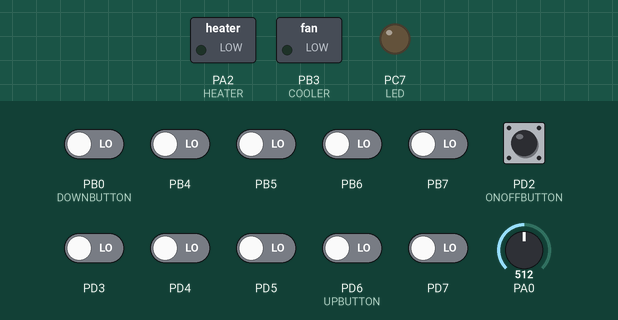
Simulated run of this program. Board: ATmega32, built with avr-gcc and emulated at 16 MHz. On the bench: switched loads named in the program (green lamp = pin HIGH), output pins drawn as LEDs (lit = HIGH). The test bench sets the inputs (shaded band); at power-on: PB0 (DOWNBUTTON), PB4–7, PD2 (ONOFFBUTTON), PD3–5, PD6 (UPBUTTON), PD7 LOW, PA0 = 512. A simulated second board sends each byte the program waits for after 2 ms; EEPROM starts erased; pins used as bus, display or sensor lines are not drawn; what the program prints to the serial monitor is not drawn.

Above: at 1.2 s.
1.3 s: PD2 (ONOFFBUTTON) pulsed HIGH 2 times (0.12 s each, 0.3 s apart)
Timing chart, 0 to 4.3 s (numbered marks = the images above; inputs shaded):
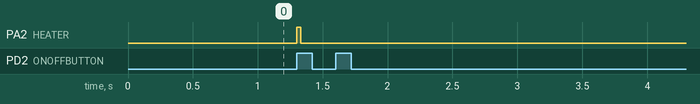

Measured:
- after the input at 1.3 s, PA2 (HEATER): LOW → HIGH at once, → LOW 0.03 s later

The program:

main.c
```c
/*
 * HeaterCooler.c
 *
 * Created: 6/29/2024 6:00:28 PM
 * Author : mrfed
 */
#include <stdio.h>
#include <stdlib.h>
#include <unistd.h>

#define F_CPU 16000000UL
#include <util/delay.h>

#include "DIO_INT.h"
#include "STD_TYPES.h"
#include "SYS_CONFG_INT.h"


void ONOFF_Change ()
{
	if (state == OFF)
	{
		Td = INTERN_EEPROM_READ(50);
		state = ON;
	}
	else if ((state == ON) ||(state == SETTING))
	{
		state = OFF;
	}
}

void Sensor_reads()
{
	Temp_counter++;
	if (Temp_counter == 25)		//(0.1 s/ 250*Ttick)		OCR=249		Ttick= N/FCPU = 1/16M
	{
		Temp_flag = 1;
		Temp_counter = 0;
	}
}

void Blink ()
{
	if ((state == SETTING) || (state == ON))
	{
		Counter++;
		if (Counter % 250 == 0)		//(1 s/ 250*Ttick)		OCR=249		Ttick= N/FCPU = 256/16M
		{
			Blink_Counter = Blink_Counter ^ 1;
		}
		if (Counter > 1250)			//to complete 5 seconds
		{
			Counter = 0;
			state = ON;
		}
	}
}

int main(void)
{
	GI_enable();

	sys_init();

	//Timer0 initialization
	TIMER0_initCtc();				//using CTC mode to get accurate time.
	TIMER0_setCallbackCtc(Blink);
	TIMER0_setOcr(249);
	TIMER0_start(TIMER0_DIV256);

	//Timer2 initialization
	TIMER2_initCtc();
	TIMER2_setCallbackCtc(Sensor_reads);
	TIMER2_setOcr(249);
	TIMER2_start(TIMER2_DIV256);

	//External interrupt initialization
	EXT_int0Init(EXT_RISING);
	EXT_setCallbackInt0(ONOFF_Change);

    while (1)
    {
		if (state == ON)
		{
			ON_Mode();
		}
		else if (state == OFF)
		{
			OFF_Mode();
		}
		else if (state == SETTING)
		{
			Setting_Mode();
		}
    }
}
```

ADC_INT.h
```c
/*
 * ADC_INT.h
 *
 * Created: 6/29/2024 6:12:45 PM
 *  Author: mrfed
 */


#ifndef ADC_INT_H_
#define ADC_INT_H_

/******************************************
  INCLUDES
*******************************************/
#include "STD_TYPES.h"

/******************************************
  Global Data TYPES AND STRUCTURES
*******************************************/


/******************************************
  GLOBAL CONSTANT MACROS
*******************************************/
/*ADC Registers*/
#define ADMUX 				*((volatile u8*)0x27)
#define REFS1	7	//reference
#define REFS0	6	//reference

#define MUX4	4	//channel select
#define MUX3	3
#define MUX2	2
#define MUX1	1
#define MUX0	0

#define ADCSRA 				*((volatile u8*)0x26)
#define ADEN	7	//enable
#define ADSC	6 	//start conversion
#define ADPS2   2	//Prescaler
#define ADPS1   1	//Prescaler
#define ADPS0   0	//Prescaler


#define ADCH 				*((volatile u8*)0x25)//low bits only
#define ADCL 				*((volatile u8*)0x24)//high bits only
#define ADCLH				*((volatile u16*)0x24)//all bits..(u16)

///////////////////////////////////////////////////////////////

#define ADC_CH0		0
#define ADC_CH1		1
#define ADC_CH2		2
#define ADC_CH3		3
#define ADC_CH4		4
#define ADC_CH5		5
#define ADC_CH6		6
#define ADC_CH7		7


/******************************************
  GLOBAL FUNCTIONS MACROS
*******************************************/


/******************************************
  GLOBAL FUNCTIONS Prototypes
*******************************************/

void ADC_init();

u16 ADC_read(u8 chNum);//return digital

f32 ADC_convertAnalog(u16 digitalValue);//return analog

#endif /* ADC_INT_H_ */
```

ADC_PROG.c
```c
/*
 * ADC_PROG.c
 *
 * Created: 6/29/2024 6:13:01 PM
 *  Author: mrfed
 */

#include "BIT_MATH.h"
#include "ADC_INT.h"

void ADC_init()
{
	//select Vref -> AVCC
	SET_BIT(ADMUX,REFS0);
	CLEAR_BIT(ADMUX,REFS1);
	//prescaler select 128
	SET_BIT(ADCSRA,ADPS0);
	SET_BIT(ADCSRA,ADPS1);
	SET_BIT(ADCSRA,ADPS2);
	//enable ADC
	SET_BIT(ADCSRA,ADEN);
}

u16 ADC_read(u8 chNum)
{
	//select ch.
	if(chNum == ADC_CH0)
	{
		CLEAR_BIT(ADMUX,MUX0);
		CLEAR_BIT(ADMUX,MUX1);
		CLEAR_BIT(ADMUX,MUX2);
		CLEAR_BIT(ADMUX,MUX3);
		CLEAR_BIT(ADMUX,MUX4);
	}
	else if(chNum == ADC_CH1)
	{
		SET_BIT(ADMUX,MUX0);
		CLEAR_BIT(ADMUX,MUX1);
		CLEAR_BIT(ADMUX,MUX2);
		CLEAR_BIT(ADMUX,MUX3);
		CLEAR_BIT(ADMUX,MUX4);
	}

	//start
	SET_BIT(ADCSRA,ADSC);
	//wait conv.
	while(GET_BIT(ADCSRA ,ADSC) == 1);

	//read
	return ADCLH;
}

f32 ADC_convertAnalog(u16 digitalValue)
{
	//analog = digital * step (5.0/1024)
	return (digitalValue*(5.0/1024));
}
```

BUTTON_INT.h
```c
/*
 * BUTTON_INT.h
 *
 * Created: 7/12/2024 4:49:14 PM
 *  Author: mrfed
 */


#ifndef BUTTON_INT_H_
#define BUTTON_INT_H_

#include "DIO_INT.h"
#include "STD_TYPES.h"

#define		PRESSED		1
#define		UNPRESSED	0
#define		ONOFFBUTTON	DIO_PIND2
#define		UPBUTTON	DIO_PIND6
#define		DOWNBUTTON	DIO_PINB0

void Button_init();
u8 UP_Button ();
u8 DOWN_Button ();

#endif /* BUTTON_INT_H_ */
```

BUTTON_PROG.c
```c
/*
 * BUTTON_PROG.c
 *
 * Created: 7/12/2024 4:49:35 PM
 *  Author: mrfed
 */

#define F_CPU 16000000UL
#include <util/delay.h>

#include "BUTTON_INT.h"


void Button_init()
{
	DIO_setPinDir(ONOFFBUTTON,DIO_INPUT);		//ONOFF Button
	DIO_setPinDir(UPBUTTON,DIO_INPUT);			//UP Button
	DIO_setPinDir(DOWNBUTTON,DIO_INPUT);		//DOWN Button
}

u8 UP_Button ()
{
	if ((DIO_readPinValue(UPBUTTON)) == On)
	{
		while ((DIO_readPinValue(UPBUTTON)) == On);
		return PRESSED;
	}
	else
	{
		return UNPRESSED;
	}
}

u8 DOWN_Button ()
{
	if ((DIO_readPinValue(DOWNBUTTON)) == On)
	{
		while (DIO_readPinValue(DOWNBUTTON) == On);
		return PRESSED;
	}
	else
	{
		return UNPRESSED;
	}
}
```

EXT_INT.h
```c
/*
 * EXT_INT.h
 *
 * Created: 6/29/2024 6:18:36 PM
 *  Author: mrfed
 */


#ifndef EXT_INT_H_
#define EXT_INT_H_

#include "STD_TYPES.h"


#define MCUCR  (*(volatile u8*)0x55)
#define ISC00	0
#define ISC01	1

#define MCUCSR  (*(volatile u8*)0x54)


#define GICR  (*(volatile u8*)0x5B)
#define  INT0 6

#define EXT_FALLING		0
#define EXT_RISING		1
#define EXT_ANY_LOGICAL	2


void EXT_int0Init(u8 trigger);
void EXT_setCallbackInt0(void (*func)());

void EXT_int1Init(u8 trigger);
void EXT_setCallbackInt1(void (*func)());

void EXT_int2Init(u8 trigger);
void EXT_setCallbackInt2(void (*func)());

#endif /* EXT_INT_H_ */
```

EXT_PROG.c
```c
/*
 * EXT_PROG.c
 *
 * Created: 6/29/2024 6:18:54 PM
 *  Author: mrfed
 */

#include "BIT_MATH.h"
#include "EXT_INT.h"
#include "DIO_INT.h"

void EXT_int0Init(u8 trigger)
{
	if(trigger == EXT_RISING)
	{
		SET_BIT(MCUCR, ISC00);
		SET_BIT(MCUCR, ISC01);
	}
	else if(trigger == EXT_FALLING)
	{
		CLEAR_BIT(MCUCR, ISC00);
		SET_BIT(MCUCR, ISC01);
	}
	else if(trigger == EXT_ANY_LOGICAL)
	{
		SET_BIT(MCUCR, ISC00);
		CLEAR_BIT(MCUCR, ISC01);
	}

	//enable
	SET_BIT(GICR,INT0);

}

void (*EXT_int0Func)();
//EXT_int0Func = toggleLed;


void EXT_setCallbackInt0(void (*func)())
{
	EXT_int0Func = func;
}

//num(in vector table)-1
void __vector_1() __attribute__((signal));
void __vector_1()
{
	EXT_int0Func();
	//DIO_togglePinValue(DIO_PINC2);
}


//same as above
void EXT_int1Init(u8 trigger)
{
	if(trigger == EXT_RISING)
	{
		SET_BIT(MCUCR, ISC00);
		SET_BIT(MCUCR, ISC01);
	}
	else if(trigger == EXT_FALLING)
	{
		CLEAR_BIT(MCUCR, ISC00);
		SET_BIT(MCUCR, ISC01);
	}
	else if(trigger == EXT_ANY_LOGICAL)
	{
		SET_BIT(MCUCR, ISC00);
		CLEAR_BIT(MCUCR, ISC01);
	}

	//enable
	SET_BIT(GICR,INT0);
}

void (*EXT_int1Func)();


void EXT_setCallbackInt1(void (*func)())
{
	EXT_int1Func = func;
}

//num(in vector table)-1
void __vector_2() __attribute__((signal));
void __vector_2()
{
	EXT_int1Func();
	//DIO_togglePinValue(DIO_PINC2);
}

//same as above
void EXT_int2Init(u8 trigger)
{
	if(trigger == EXT_RISING)
	{
		SET_BIT(MCUCR, ISC00);
		SET_BIT(MCUCR, ISC01);
	}
	else if(trigger == EXT_FALLING)
	{
		CLEAR_BIT(MCUCR, ISC00);
		SET_BIT(MCUCR, ISC01);
	}
	else if(trigger == EXT_ANY_LOGICAL)
	{
		SET_BIT(MCUCR, ISC00);
		CLEAR_BIT(MCUCR, ISC01);
	}

	//enable
	SET_BIT(GICR,INT0);
}

void (*EXT_int2Func)();


void EXT_setCallbackInt2(void (*func)())
{
	EXT_int2Func = func;
}

//num(in vector table)-1
void __vector_3() __attribute__((signal));
void __vector_3()
{
	EXT_int2Func();
	//DIO_togglePinValue(DIO_PINC2);
}
```

GI_INT.h
```c
/*
 * GI_INT.h
 *
 * Created: 6/29/2024 6:22:07 PM
 *  Author: mrfed
 */


#ifndef GI_INT_H_
#define GI_INT_H_

#include "STD_TYPES.h"

#define SREG  (*(volatile u8*)0x5F)
#define I	7


void GI_enable();
void GI_disable();

#endif /* GI_INT_H_ */
```

GI_PROG.c
```c
/*
 * GI_PROG.c
 *
 * Created: 6/29/2024 6:22:19 PM
 *  Author: mrfed
 */

#include "BIT_MATH.h"
#include "GI_INT.h"

void GI_enable()
{
	SET_BIT(SREG, I);
}

void GI_disable()
{
	CLEAR_BIT(SREG, I);
}
```

HeaterCooler_INT.h
```c
/*
 * HeaterCooler_INT.h
 *
 * Created: 7/12/2024 5:05:31 PM
 *  Author: mrfed
 */


#ifndef HEATERCOOLER_INT_H_
#define HEATERCOOLER_INT_H_

#include "DIO_INT.h"

#define		HEATER		DIO_PINA2
#define		COOLER		DIO_PINB3

void Heater_init();
void Cooler_init();
void Heater_ON ();
void Cooler_ON ();
void Heater_OFF ();
void Cooler_OFF ();

#endif /* HEATERCOOLER_INT_H_ */
```

HeaterCooler_PROG.c
```c
/*
 * HeaterCooler_PROG.c
 *
 * Created: 7/12/2024 5:05:02 PM
 *  Author: mrfed
 */

#include "HeaterCooler_INT.h"

void Heater_init()
{
	DIO_setPinDir(HEATER,DIO_OUTPUT);			//Heater Button
}

void Cooler_init()
{
	DIO_setPinDir(COOLER,DIO_OUTPUT);			//Cooler Button
}

void Heater_ON ()
{
	DIO_setPinValue(HEATER,On);				//Heater ON
}

void Cooler_ON ()
{
	DIO_setPinValue(COOLER,On);				//Cooler ON
}
void Heater_OFF ()
{
	DIO_setPinValue(HEATER,Off);				//Heater ON
}

void Cooler_OFF ()
{
	DIO_setPinValue(COOLER,Off);				//Cooler ON
}
```

I2C_INT.h
```c
/*
 * I2C_INT.h
 *
 * Created: 6/29/2024 6:57:53 PM
 *  Author: mrfed
 */


#ifndef I2C_INT_H_
#define I2C_INT_H_

#include "BIT_MATH.h"
#include "STD_TYPES.h"

#define I2C_SLAVE_ADDRESS	0x50


/*I2c Registers*/
#define TWBR            *((volatile u8*)(0x20))

#define TWCR            *((volatile u8*)(0x56))
#define TWINT     7
#define TWEA      6
#define TWSTA     5
#define TWSTO     4
#define TWWC      3
#define TWEN      2
#define TWIE      0

#define TWSR            *((volatile u8*)(0x21))
#define TWPS0  0
#define TWPS1  1
#define TWS3   3
#define TWS4   4
#define TWS5   5
#define TWS6   6
#define TWS7   7

#define TWDR            *((volatile u8*)(0x23))
#define TWD0   0

#define TWAR             *((volatile u8*)(0x22))
#define TWGCE

enum I2C_mode
{
	SLAVE = 0,
	MASTER = 1
};

void I2C_init(enum I2C_mode mode);

void I2C_sendByte(u8 byte, u8 address);

void I2C_receiveByte(u8* byte, u8 address);

#endif /* I2C_INT_H_ */
```

I2C_PROG.c
```c
/*
 * I2C_PROG.c
 *
 * Created: 6/29/2024 6:58:05 PM
 *  Author: mrfed
 */

#include "I2C_INT.h"

void I2C_init(enum I2C_mode mode)
{
	if (mode == MASTER)
	{

	}
	else if (mode == SLAVE)
	{
		TWAR = I2C_SLAVE_ADDRESS<<1;
	}

	//enable
	SET_BIT(TWCR,TWEN);
	TWBR = 72;
}

void I2C_sendByte(u8 byte, u8 address)
{
	//start
	TWCR = (1<<TWINT) | (1<<TWSTA) | (1<<TWEN);
	while(GET_BIT(TWCR,TWINT) == 0);

	//send address
	u8 x = address<<1;
	CLEAR_BIT(x,0); //write
	TWDR = x; //address_W
	TWCR = (1<<TWINT) | (1<<TWEN);
	while(GET_BIT(TWCR,TWINT) == 0);

	//send data
	TWDR = byte;
	TWCR = (1<<TWINT) | (1<<TWEN);
	while(GET_BIT(TWCR,TWINT) == 0);

	//stop
	TWCR = (1<<TWINT) | (1<<TWEN) | (1<<TWSTO);
}

void I2C_receiveByte(u8* byte, u8 address)
{
	//start
	TWCR = (1<<TWINT) | (1<<TWSTA) | (1<<TWEN);
	while(GET_BIT(TWCR,TWINT) == 0);

	//send address
	u8 x = address<<1;
	SET_BIT(x,0); //read
	TWDR = x; //address_R
	TWCR = (1<<TWINT) | (1<<TWEN);
	while(GET_BIT(TWCR,TWINT) == 0);

	//read data
	//below three lines could be used for slave
	TWCR = (1<<TWINT) | (1<<TWEN);  // | (1<<TWEA) to receive by ACK
	while(GET_BIT(TWCR,TWINT) == 0);
	*byte = TWDR;

	//stop
	TWCR = (1<<TWINT) | (1<<TWEN) | (1<<TWSTO);
}

void I2C_slaveReceiveByte(u8* byte)
{
	//read data
	TWCR = (1<<TWINT) | (1<<TWEN);  // | (1<<TWEA) to receive by ACK
	while(GET_BIT(TWCR,TWINT) == 0);
	*byte = TWDR;
}
```

INTERN_EEPROM_INT.h
```c
/*
 * INTERN_EEPROM_INT.h
 *
 * Created: 8/4/2024 11:30:44 PM
 *  Author: mrfed
 */


#ifndef INTERN_EEPROM_INT_H_
#define INTERN_EEPROM_INT_H_

#include "STD_TYPES.h"

#define		EEARL		*((volatile u8*)0x3E)
#define		EEAR0		0
#define		EEAR1		1
#define		EEAR2		2
#define		EEAR3		3
#define		EEAR4		4
#define		EEAR5		5
#define		EEAR6		6
#define		EEAR7		7

#define		EEARH		*((volatile u8*)0x3F)
#define		EEAR8		8
#define		EEAR9		9

#define		EEDR		*((volatile u8*)0x3D)

#define		EECR		*((volatile u8*)0x3C)
#define		EERE		0
#define		EEWE		1
#define		EEMWE		2
#define		EERIE		3

void INTERN_EEPROM_WRITE (u32 location, u8 byte);
u8 INTERN_EEPROM_READ (u32 location);


#endif /* INTERN_EEPROM_INT_H_ */
```

INTERN_EEPROM_PROG.c
```c
/*
 * INTERN_EEPROM_PROG.c
 *
 * Created: 8/4/2024 11:30:14 PM
 *  Author: mrfed
 */
#include "INTERN_EEPROM_INT.h"
#include "GI_INT.h"

void INTERN_EEPROM_WRITE (u32 location, u8 byte)
{
	//wait for previous write
	while (EECR & (1<<EEWE));

	//set up address and data registers
	EEARL = location;
	EEARH = (location>>8);

	EEDR = byte;

	//disable interrupts
	GI_disable();

	//write logical one to EEMWE
	EECR |= (1<<EEMWE);

	//start EEPROM write
	EECR |= (1<<EEWE);

	//enable interrupts
	GI_enable();
}


u8 INTERN_EEPROM_READ (u32 location)
{
	//wait for previous write
	while(EECR & (1<<EEWE));

	//set up address register
	EEARL = location;
	EEARH = (location>>8);

	//start EEPROM read
	EECR |= (1<<EERE);

	//return EEDR
	return EEDR;
}
```

LED_INT.h
```c
/*
 * LED_INT.h
 *
 * Created: 7/12/2024 5:12:52 PM
 *  Author: mrfed
 */


#ifndef LED_INT_H_
#define LED_INT_H_

#include "DIO_INT.h"

#define		LED			DIO_PINC7

void LED_init ();
void LED_ON ();
void LED_OFF ();

#endif /* LED_INT_H_ */
```

LED_PROG.c
```c
/*
 * LED_PROG.c
 *
 * Created: 7/12/2024 5:13:04 PM
 *  Author: mrfed
 */

#include "LED_INT.h"

void LED_init ()
{
	DIO_setPinDir(LED,DIO_OUTPUT);				//LED
}

void LED_ON ()
{
	DIO_setPinValue(LED ,On);			//LED ON
}

void LED_OFF ()
{
	DIO_setPinValue(LED ,Off);			//LED OFF
}
```

SS_INT.h
```c
/*
 * SS_INT.h
 *
 * Created: 6/29/2024 6:02:52 PM
 *  Author: mrfed
 */


#ifndef SS_INT_H_
#define SS_INT_H_

#include "STD_TYPES.h"
#include "DIO_INT.h"

#define SS_ENABLE1 DIO_PINB1
#define SS_ENABLE2 DIO_PINB2

#define SS_S0 DIO_PINA4
#define SS_S1 DIO_PINA5
#define SS_S2 DIO_PINA6
#define SS_S3 DIO_PINA7

void SS_init();
void SS_writenum(u8 num);
void SS_off();

#endif /* SS_INT_H_ */
```

SS_PROG.c
```c
/*
 * SS_PROG.c
 *
 * Created: 6/29/2024 6:03:04 PM
 *  Author: mrfed
 */

#include "BIT_MATH.h"
#include "DIO_INT.h"
#include "SS_INT.h"

# define F_CPU 16000000UL
#include <util/delay.h>

void SS_init()
{
	DIO_setPinDir(SS_S0, DIO_OUTPUT);
	DIO_setPinDir(SS_S1, DIO_OUTPUT);
	DIO_setPinDir(SS_S2, DIO_OUTPUT);
	DIO_setPinDir(SS_S3, DIO_OUTPUT);

	DIO_setPinDir(SS_ENABLE1, DIO_OUTPUT);
	DIO_setPinDir(SS_ENABLE2, DIO_OUTPUT);
}

void SS_writenum(u8 num)
{
	//disable 2
	DIO_setPinValue(SS_ENABLE2,DIO_LOW);

	//write num1
	u8 num1= num%10;
	DIO_setPinValue(SS_S0,GET_BIT(num1,0));
	DIO_setPinValue(SS_S1,GET_BIT(num1,1));
	DIO_setPinValue(SS_S2,GET_BIT(num1,2));
	DIO_setPinValue(SS_S3,GET_BIT(num1,3));

	//enable 1
	DIO_setPinValue(SS_ENABLE1,DIO_HIGH);
	_delay_ms(1);

	//disable 1
	DIO_setPinValue(SS_ENABLE1,DIO_LOW);

	//write num2
	u8 num2= num/10;
	DIO_setPinValue(SS_S0,GET_BIT(num2,0));
	DIO_setPinValue(SS_S1,GET_BIT(num2,1));
	DIO_setPinValue(SS_S2,GET_BIT(num2,2));
	DIO_setPinValue(SS_S3,GET_BIT(num2,3));

	//enable 2
	DIO_setPinValue(SS_ENABLE2,DIO_HIGH);
	_delay_ms(1);
}

void SS_off()
{
	DIO_setPinValue(SS_ENABLE1, Off);
	DIO_setPinValue(SS_ENABLE2, Off);
}
```

SYS_CONFG_INT.h
```c
/*
 * SYS_CONFG_INT.h
 *
 * Created: 7/12/2024 5:29:16 PM
 *  Author: mrfed
 */


#ifndef SYS_CONFG_INT_H_
#define SYS_CONFG_INT_H_

#include "BIT_MATH.h"
#include "STD_TYPES.h"
#include "ADC_INT.h"
#include "DIO_INT.h"
#include "EXT_INT.h"
#include "GI_INT.h"
#include "UART_INT.h"
#include "TIMER0_INT.h"
#include "TIMER2_INT.h"
#include "INTERN_EEPROM_INT.h"
#include "SS_INT.h"
#include "UART_INT.h"
#include "BUTTON_INT.h"
#include "HeaterCooler_INT.h"
#include "LED_INT.h"

#define		OFF				0
#define		ON				1
#define		SETTING			2

#define		RANGE			5
#define		MAX				75
#define		MIN				35
#define		INIT_Td			60
#define		NUM_OF_MEASURES 10


u16 readings[NUM_OF_MEASURES];
u8 Td;
u16 Tc;

u8 state;
u8 Blink_Counter;
u8 Temp_counter;
u8 Temp_flag;
u8 Display_count;

u32 Counter;
f32 Tavg;
f32 GetAvg (u16* readings);

void sys_init ();
void OFF_Mode ();
void ON_Mode ();
void Setting_Mode ();

#endif /* SYS_CONFG_INT_H_ */
```

SYS_CONFG_PROG.c
```c
/*
 * SYS_CONFG_PROG.c
 *
 * Created: 7/12/2024 5:29:42 PM
 *  Author: mrfed
 */

#include "SYS_CONFG_INT.h"
#define F_CPU 16000000UL
#include <util/delay.h>


void sys_init ()
{
	//Initializations:
	ADC_init();
	SS_init();
	Button_init();
	LED_init();
	Cooler_init();
	Heater_init();
	UART_init();

	//Initially state is off
	state = OFF;

	//check if EEPROM storage empty or not
	if (INTERN_EEPROM_READ(50) != 255)		//EEPROM storage is not empty
	{
		Td = INTERN_EEPROM_READ(50);
	}
	else
	{
		Td = INIT_Td;					//EEPROM storage is empty
	}


	for (u8 i=0; i<NUM_OF_MEASURES; i++)
	{
		Tc = ADC_read(ADC_CH0);
		readings[i] = Tc;
	}

	Temp_flag = 0;
	Display_count = 0;
	Temp_counter = 0;

	INTERN_EEPROM_WRITE(50, Td);
}

void OFF_Mode ()
{
	SS_off();
	LED_OFF();
	Heater_OFF();
	Cooler_OFF();
}

void ON_Mode ()
{
	if (Temp_flag == 1)
	{
		Tc = ADC_read(ADC_CH0);

		readings[Display_count] = Tc;
		Display_count++;
		if (Display_count == NUM_OF_MEASURES)
		{
			Display_count = 0;
			Tavg = GetAvg(readings);
		}

		Temp_flag = 0;
	}

	if ( (Td < (Tavg+RANGE)) && (Td > (Tavg-RANGE)) )			//Desired Temp reached
	{
		Heater_OFF();										//Heater and Cooler are off
		Cooler_OFF();
		LED_OFF();
	}
	else if (Td < (Tavg+RANGE))								//Desired Temp is less than Average Temp + 5
	{
		Heater_OFF();
		Cooler_ON();										//Cooler is on
		LED_ON();
	}
	else if (Td > (Tavg-RANGE))								//Desired Temp is greater than Average Tamp + 5
	{
		Cooler_OFF();
		Heater_ON();										//Heater is on
		if (Blink_Counter == 1)								//Make Led blink while heater is on
		{
			LED_ON();
		}
		else
		{
			LED_OFF();
		}
	}

	SS_writenum((u16)Tavg);
	UART_sendNum(Tavg);

	if ((UP_Button() == PRESSED) || (DOWN_Button() == PRESSED) || (UART_receiveData() == 'a') || (UART_receiveData() == 'b'))
	{
		SS_off();
		Counter = 0;
		state = SETTING;
	}
}

f32 GetAvg (u16* readings)
{
	f32 sum = 0.0;
	for (u8 i=0; i<NUM_OF_MEASURES; i++)
	{
		sum = sum + (ADC_convertAnalog(readings[i])*100);
	}
	return ((u16)sum / NUM_OF_MEASURES);
}

void Setting_Mode ()
{
	Heater_OFF();
	Cooler_OFF();
	LED_OFF();

	if (Blink_Counter == 1)
	{
		SS_writenum(Td);
	}
	else
	{
		SS_off();
	}

	if ( ( (UP_Button() == PRESSED) || (UART_receiveData() == 'a') ) && (Td < MAX) )
	{
		Td = Td + 5;
		Counter = 0;
	}
	else if ( ( (DOWN_Button() == PRESSED) || (UART_receiveData() == 'b') ) && (Td > MIN) )
	{
		Td = Td - 5;
		Counter = 0;
	}

	SS_writenum(Td);
	UART_sendNum(Td);
	INTERN_EEPROM_WRITE(50,Td);
}
```

Source omitted: TIMER0_INT.h (991 bytes), TIMER0_PROG.c (1240 bytes), TIMER2_INT.h (1146 bytes), TIMER2_PROG.c (1465 bytes), UART_INT.h (1070 bytes), UART_PROG.c (1161 bytes), BIT_MATH.h (297 bytes), DIO_INT.h (1572 bytes), DIO_PROG.c (2258 bytes), STD_TYPES.h (329 bytes)
